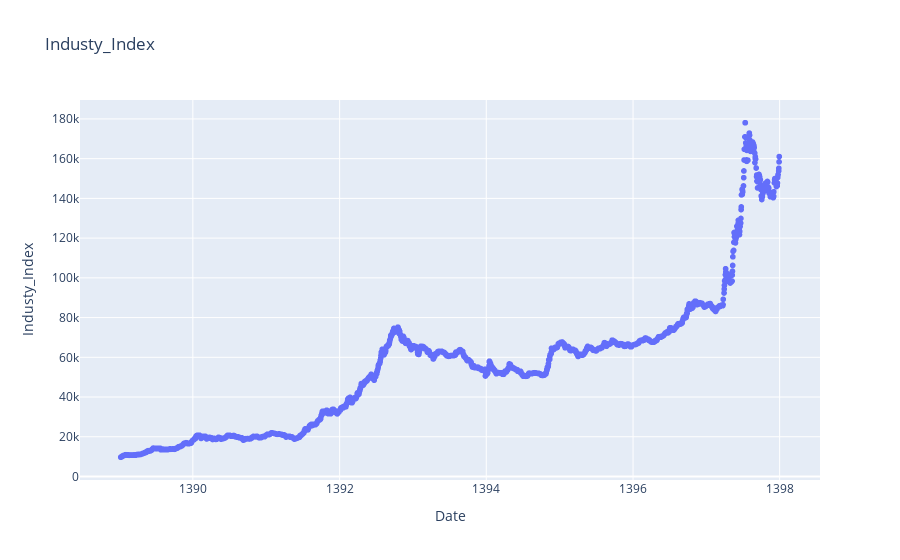

Source (notebook cell):
### Code cell
fig = px.scatter(Industy_Index,x=Industy_Index.index, y=Industy_Index.Industy_Index,title='Industy_Index')
fig.update_layout(calendar='jalali')
fig.show()

### Figure 1 — Plotly figure (JSON) as saved in the notebook; plotly's stock layout.template omitted (floating-point values rounded to 4 significant figures; data arrays with more than 128 entries replaced by an {"elided": "..."} marker saying what was removed)
{"data": [{"hovertemplate": "Date=%{x}<br>Industy_Index=%{y}<extra></extra>", "legendgroup": "", "marker": {"color": "#636efa", "symbol": "circle"}, "mode": "markers", "name": "", "showlegend": false, "type": "scattergl", "x": {"elided": "2178 str values"}, "xaxis": "x", "y": {"elided": "2178 float values"}, "yaxis": "y"}], "layout": {"calendar": "jalali", "legend": {"tracegroupgap": 0}, "title": {"text": "Industy_Index"}, "xaxis": {"anchor": "y", "domain": [0, 1], "title": {"text": "Date"}}, "yaxis": {"anchor": "x", "domain": [0, 1], "title": {"text": "Industy_Index"}}}}
